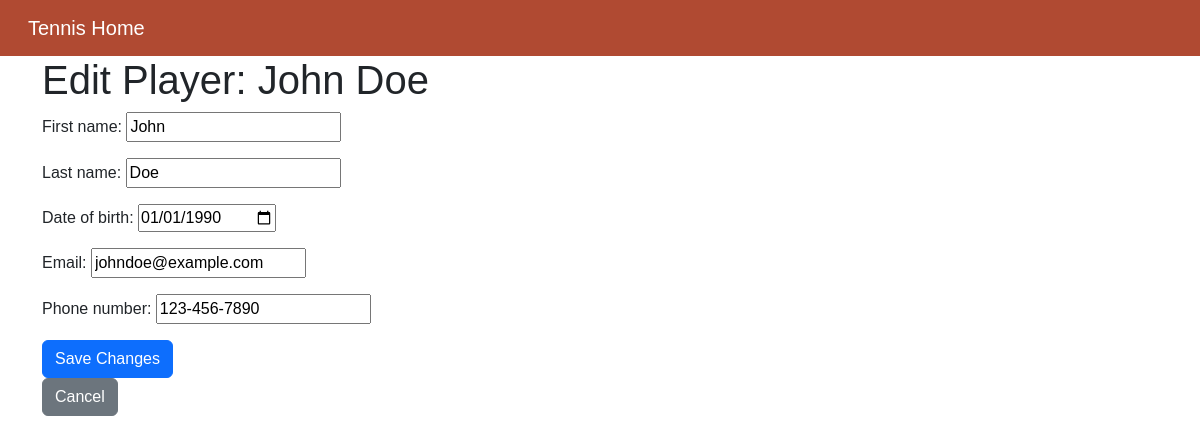
Screenshot of /users/player/edit/1/ with the database file from the repository.
### users/models.py (models this page shows, shortened)
class Player(models.Model):
    first_name = models.CharField(max_length=100)
    last_name = models.CharField(max_length=100)
    date_of_birth = models.DateField()
    email = models.EmailField(unique=True)
    phone_number = models.CharField(max_length=20)

### users/views.py (the view)
# urls.py: path("player/edit/<int:player_id>/", views.edit_player, name="edit_player"),
def edit_player(request, player_id):
    player = get_object_or_404(Player, pk=player_id)
    if request.method == "POST":
        form = PlayerForm(request.POST, instance=player)
        if form.is_valid():
            form.save()
            return redirect("users:player_detail", player_id=player.id)
    else:
        form = PlayerForm(instance=player)
    return render(request, "users/player_edit.html", {"form": form, "player": player})

### users/forms.py
class PlayerForm(forms.ModelForm):
    class Meta:
        model = Player
        fields = ["first_name", "last_name", "date_of_birth", "email", "phone_number"]
        widgets = {
            "date_of_birth": forms.DateInput(attrs={"type": "date"}),
        }

### users/templates/users/player_edit.html
{% extends "base.html" %} {% block content %}
<h1>Edit Player: {{ player.first_name }} {{ player.last_name }}</h1>
<form method="post">
  {% csrf_token %} {{ form.as_p }}
  <button type="submit" class="btn btn-primary">Save Changes</button>
</form>
<a href="{% url 'users:player_detail' player.id %}" class="btn btn-secondary"
  >Cancel</a
>
{% endblock %}

### static/css/styles.css (style rules this page uses)
body { font-family: Arial, sans-serif; }

### rows the page displays
Player: first_name "John", last_name "Doe", date_of_birth "01/01/1990", email "johndoe@example.com", phone_number "123-456-7890"
